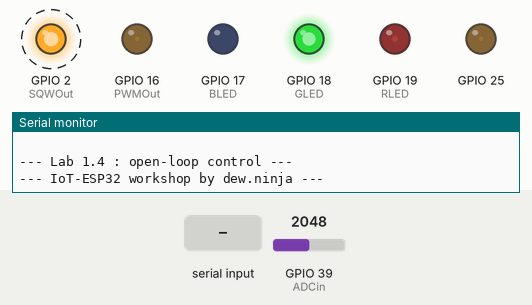
This sketch was run on a simulated ESP32. On the bench: output pins drawn as LEDs (lit = HIGH), the last lines printed to the serial monitor. Dashed ring = blinking. Inputs (shaded band) come from the test bench; at power-on: GPIO 39 (ADCin) = 2048.

Above: at 1.28 s.
1.3 s: "step" received over Serial
At 2.33 s:
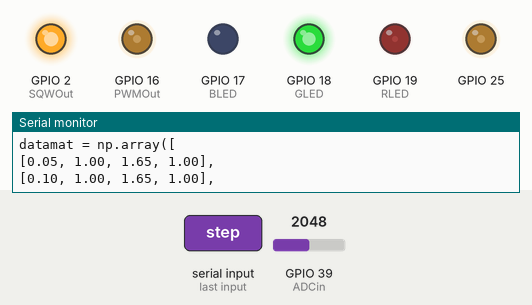
4.3 s: GPIO 39 (ADCin) set to 2866
At 4.48 s:
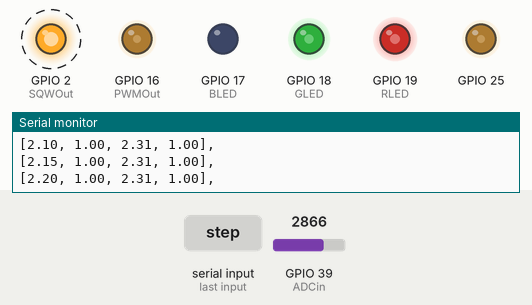
7.3 s: GPIO 39 (ADCin) set to 3603
At 7.54 s:
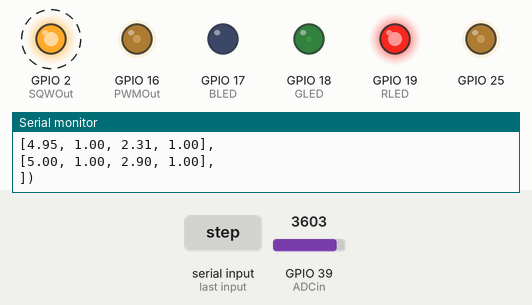
10.3 s: GPIO 39 (ADCin) set to 4095
At 10.5 s:
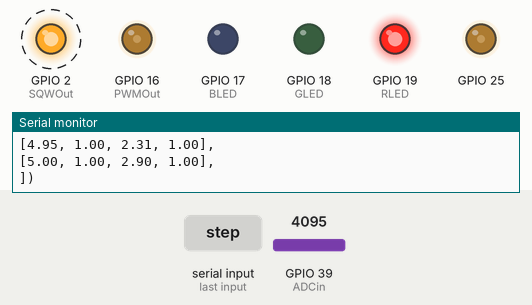
13.3 s: GPIO 39 (ADCin) set to 1228
At 13.46 s:
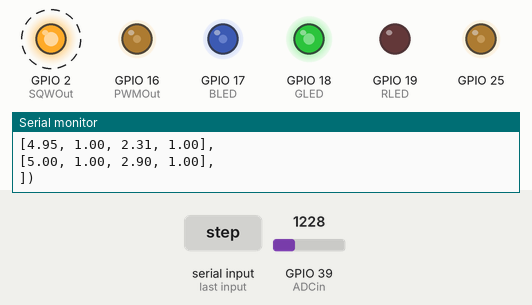
16.3 s: GPIO 39 (ADCin) set to 491
At 16.53 s:
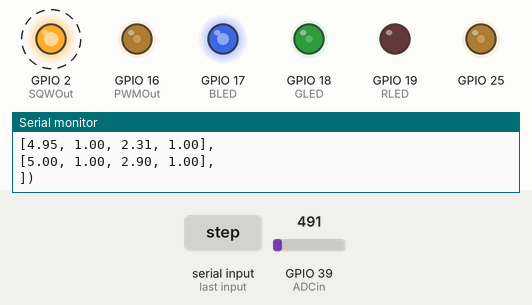
Timing chart, 0 to 20.3 s (numbered marks = the images above; inputs shaded):
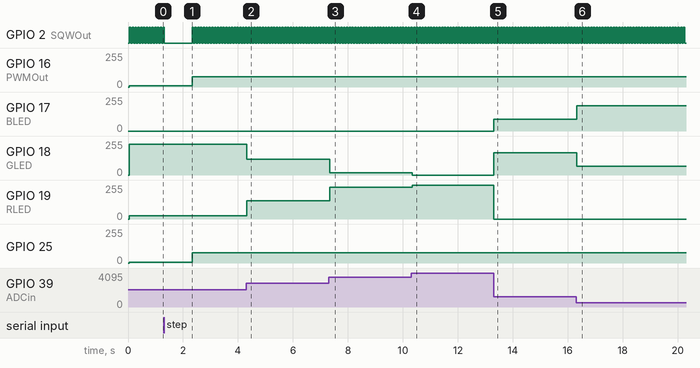

Measured:
- after the input at 1.3 s, GPIO 16 (PWMOut): 8/255 → 77/255 after 1.0 s; GPIO 25: 7/255 → 77/255 after 1.0 s
- after the input at 4.3 s, GPIO 18 (GLED): 229/255 → 117/255 at once; GPIO 19 (RLED): 26/255 → 138/255 at once
- after the input at 7.3 s, GPIO 18 (GLED): 117/255 → 16/255 at once; GPIO 19 (RLED): 138/255 → 239/255 at once
- after the input at 10.3 s, GPIO 18 (GLED): 16/255 → 0/255 at once; GPIO 19 (RLED): 239/255 → 255/255 at once
- after the input at 13.3 s, GPIO 17 (BLED): 0/255 → 87/255 at once; GPIO 18 (GLED): 0/255 → 168/255 at once; GPIO 19 (RLED): 255/255 → 0/255 at once
- after the input at 16.3 s, GPIO 17 (BLED): 87/255 → 188/255 at once; GPIO 18 (GLED): 168/255 → 67/255 at once
- by itself, GPIO 2 (SQWOut): alternates HIGH for 0.05 s and LOW for 0.05 s

The sketch:

lab1_4.ino
```cpp
// Lab1_4.ino
// IoT-ESP32 workshop by dew.ninja
// June 2021
// Program for NodeMCU-32S
// *** Add command interpreter ****
// Update List :
//June 2021
//  * add plantsim mode
//March 2021
//   * remove OLED commands
//   * format output to Python arrays
//   * add time data to the output

const int PWMOut = 16;    // use GPIO16 as PWM
const int ADCin = A3;   //   use A3 as plant output y
const int SQWOut = LED_BUILTIN;  // square-wave output, also LED onboard
// timer channels
const byte PWMch=1;
const byte REDch = 2;
const byte GREENch = 3;
const byte BLUEch = 4;


// ******************* RGB pin assignments and values **************
const int RLED=19, GLED=18, BLED=17;   // pin numbers for RGB led
int Rval=0, Gval=0, Bval=0;   // values for RGB color
// *********************************************************************

const int DATASIZEMAX = 5000;   // maximum data size


// voltage range
const float VMAX = 3;
const float VMID = 1.5;
const float VMIN = 0;

// PWM and ADC ranges
const int PWMMAX = 4095;  // 12-bit PWM
const int PWMMID = 2047;
const int PWMMIN = 0;
const int ADCMAX = 4095;   // 12-bit ADC
const int ADCMID = 2047;
const int ADCMIN = 0;

float y = 0;     // plant output (in volts)
float r = 0.1, rold = 0.1;     // command value (in volts)
float u = 0.1;      // controller output (in volts)
float raw2v = 3.3/4095;   // 12-bit raw unit to volt

// --- global variables for sampling period and time data ----
float T = 0.05;   // sampling period
unsigned long T_ms;  // sampling period in milliseconds
unsigned long previous_time = 0, current_time = 0;
float tdata = 0;  // time data sent to output


int i = 0;          // index
String rcvdstring;   // string received from serial
String cmdstring;   // command part of received string
String  parmstring; // parameter part of received string
int noparm = 0;    // flag if no parameter is passed
int parmvalint;        // parameter value
float parmvalfloat;
int newcmd = 0;     // flag when new command received
int sepIndex;       // index of seperator
int datasize = 100;  // number of data points
int datacapt = 0;

int adcval = 0;         // ADC input value
int pwmval = 0;       // pwm value
int dacval = 0;

// --------------- plant simulation variables ----------------------
bool plantsim = 0;
struct PlantSim
{
  float T;      // sampling period
  float Tau1,Tau2, Tau3;    // lag parameters
  float K;                  // overall gain
  float a11, a21, a31, b11,b21,b31;   // coefficients
  float x1_1,x1_0, x2_1, x2_0, x3_1, x3_0;       // states
  float u0, u1;           // input (from controller output)
  bool ulim;          // input limit flag

};

struct PlantSim PSim;   // create instance


// initialize RGB-LED
void RGBled_init(void)
{
    // ******* RGB LED outputs *****************
  pinMode(RLED, OUTPUT);
  pinMode(GLED, OUTPUT);
  pinMode(BLED, OUTPUT);
  ledcSetup(REDch, 5000, 12);   // Red LED
  ledcSetup(GREENch, 5000, 12);   // Green LED
  ledcSetup(BLUEch, 5000, 12);   // Blue LED

  ledcAttachPin(RLED, REDch);
  ledcAttachPin(GLED, GREENch);
  ledcAttachPin(BLED, BLUEch);


}
// initialize PWM output
void PWM_init(void)
{
  pinMode(PWMOut, OUTPUT);

  ledcSetup(PWMch, 5000, 12);   // 12-bit PWM output
  ledcAttachPin(PWMOut, PWMch);

}


void setup() {
  pinMode(SQWOut, OUTPUT);
  PWM_init();
  RGBled_init();
  Serial.begin(115200);

  // ----------Print lab number to serial -------
  Serial.println(" ");
  Serial.println("--- Lab 1.4 : open-loop control ---");
  Serial.println("--- IoT-ESP32 workshop by dew.ninja ---");
  // ----------------------------------------

  T_ms = 1000*T;
  pwmval = int(u/raw2v);
  PSim_init();

}

void loop() {
  current_time = millis();
  if ((current_time - previous_time)>T_ms) {
    previous_time = current_time;
    digitalWrite(SQWOut,!digitalRead(SQWOut)); // toggle on-board LED
    // ************* check for new command from serial port ****************
    while (Serial.available() > 0 )   {
          rcvdstring = Serial.readString();
          newcmd = 1;
    }
    if (newcmd)   { // execute this part only when new command received
      cmdInt();   // invoke the interpreter
      newcmd = 0;
    }
    // *****************************************************************
    if (plantsim==0)  {  // real plant exists
      adcval = analogRead(ADCin);      // read analog input
      y = raw2v*adcval;          // convert to volt
    }
    else  {  // simulation mode
      y = plant_sim();
    }
    u = r;   // open-loop control

    pwmval = int(u/raw2v);
    ledcWrite(PWMch, pwmval);       // write to PWM
    dacval = pwmval>>4;
    dacWrite(DAC1, dacval);     // also write to DAC

    tdata += T;   // update time data
    esp_y2rgb();  // lid RGB LED

    if (datacapt)   {
      // send data to host
      Serial.print("[");
      Serial.print(tdata);
      Serial.print(", ");
      Serial.print(r);
      Serial.print(", ");
      Serial.print(y);
      Serial.print(", ");
      Serial.print(u);
      Serial.println("],");
      i++;
      if (i== datasize)  {
        datacapt = 0;      // reset the command change flag
        i = 0;              // reset index
        Serial.println("])");

      }
    }
  }
}


// set RGB led to specified color
void lidRGBled(int rval, int gval, int bval)
{

  ledcWrite(REDch, rval);
  ledcWrite(GREENch, gval);
  ledcWrite(BLUEch, bval);
}

// lid RGB led according to output level
void esp_y2rgb(void)
{
  float yt;
  int ypwm, rval, gval, bval;

  if (y<=1.5)   {
    yt=y/1.5;
    rval =0;
    bval = int(PWMMAX*(1-yt));
    gval = int(PWMMAX*yt);
    lidRGBled(rval, gval, bval);

  }
  else if (y>1.5)  {
    yt = (y-1.5)/1.5;
    if (yt>1) yt=1;
    bval = 0;
    gval = int(PWMMAX*(1-yt));
    rval = int(PWMMAX*yt);
    lidRGBled(rval, gval, bval);
  }
}


// ************ command interpreter implementation ****************
void cmdInt(void)
{
    rcvdstring.trim();  // remove leading&trailing whitespace, if any
    // find index of separator '='
    sepIndex = rcvdstring.indexOf('=');
    if (sepIndex==-1) {
      cmdstring = rcvdstring;
      noparm = 1;
    }
    else  {
    // extract command and parameter
      cmdstring = rcvdstring.substring(0, sepIndex);
      cmdstring.trim();
      parmstring = rcvdstring.substring(sepIndex+1);
      parmstring.trim();
      noparm = 0;
    }
    // check if received command string is a valid command
    if (cmdstring.equalsIgnoreCase("step")|cmdstring.equalsIgnoreCase("r"))   {
      if (noparm==1)   {  // step to 1
        r = 1;
        rold = r;
      }
      else  {  // step to new spedified value
         parmvalfloat = parmstring.toFloat();

        //limit step command to 0 - 3 volts
        if (parmvalfloat > VMAX) parmvalfloat = VMAX;
        else if (parmvalfloat< VMIN) parmvalfloat = VMIN;

        r = parmvalfloat;
        rold = r;   // save previous command
      }
      Serial.println("datamat = np.array([");
      tdata = 0;   // reset time data variable
      datacapt = 1;    // set the flag to capture data
      i = 0;              // reset data index
    }
    else if (cmdstring.equalsIgnoreCase("datasize"))   {
      if (noparm==1)   {
        Serial.print("Current datasize = ");
        Serial.println(datasize);
      }
      else   {
        parmvalint = parmstring.toInt();
        if (parmvalint > DATASIZEMAX) parmvalint = DATASIZEMAX; // limit datasize to DATASIZEMAX
        else if (parmvalint<0) parmvalint = 0;
        datasize = parmvalint;
        Serial.print("Datasize set to ");
        Serial.println(datasize);

      }
    }

     else if (cmdstring.equalsIgnoreCase("psim"))   {
        if (noparm == 1)   {
          Serial.print("Current plant simulation = ");
          if (plantsim==0) Serial.println("OFF");
          else Serial.println("ON");
        }
        else   {
          if (parmstring.equalsIgnoreCase("off")|parmstring.equalsIgnoreCase("0"))  {
            plantsim = 0;


            Serial.println("Plant simulation mode off");
          }
          else if (parmstring.equalsIgnoreCase("on")|parmstring.equalsIgnoreCase("1"))  {
            plantsim = 1;
            Serial.println("Plant simulation mode on");

          }

        }
    }
    else   {
      Serial.println("Invalid command");
    }
}

// *****************************************************************************

void PSim_init(void)
{
  float Tau1_T, Tau2_T, Tau3_T;

  PSim.T = T;      //sampling period (sec)
  PSim.ulim = 1;      // input limit OFF/ON
  PSim.Tau1 = 1;
  PSim.Tau2 = 1;
  PSim.Tau3 = 1;
  PSim.K = 1;
  Tau1_T = PSim.Tau1*PSim.T;
  Tau2_T = PSim.Tau2*PSim.T;
  Tau3_T = PSim.Tau3*PSim.T;
  PSim.a11 = (2 - Tau1_T)/(2 + Tau1_T);
  PSim.a21 = (2 - Tau2_T)/(2 + Tau2_T);
  PSim.a31 = (2 - Tau3_T)/(2 + Tau3_T);

  PSim.b11 = PSim.T/(2+Tau1_T);
  PSim.b21 = PSim.T/(2+Tau2_T);
  PSim.b31 = PSim.T/(2+Tau3_T);
  PSim.x3_0 = 0;
  PSim.x2_0 = 0;
  PSim.x1_0 = 0;
  PSim.x3_1 = 0;
  PSim.x2_1 = 0;
  PSim.x1_1 = 0;
}

// plant simulation
float plant_sim()
 {
    float px1, px2, px3;
    // update plant states
    PSim.u1 = PSim.u0;
    PSim.u0 = u;
    PSim.x3_1 = PSim.x3_0;
    PSim.x2_1 = PSim.x2_0;
    PSim.x1_1 = PSim.x1_0;
    px1 = PSim.a11*PSim.x1_1 + PSim.b11*(PSim.u0 + PSim.u1);
    px2 = PSim.a21*PSim.x2_1 + PSim.b21*(PSim.x1_0 + PSim.x1_1);
    px3 = PSim.a31*PSim.x3_1 + PSim.b31*(PSim.x2_0 + PSim.x2_1);

    PSim.x1_0 = px1;
    PSim.x2_0 = px2;
    PSim.x3_0 = px3;
    return PSim.x3_0;
}
```
